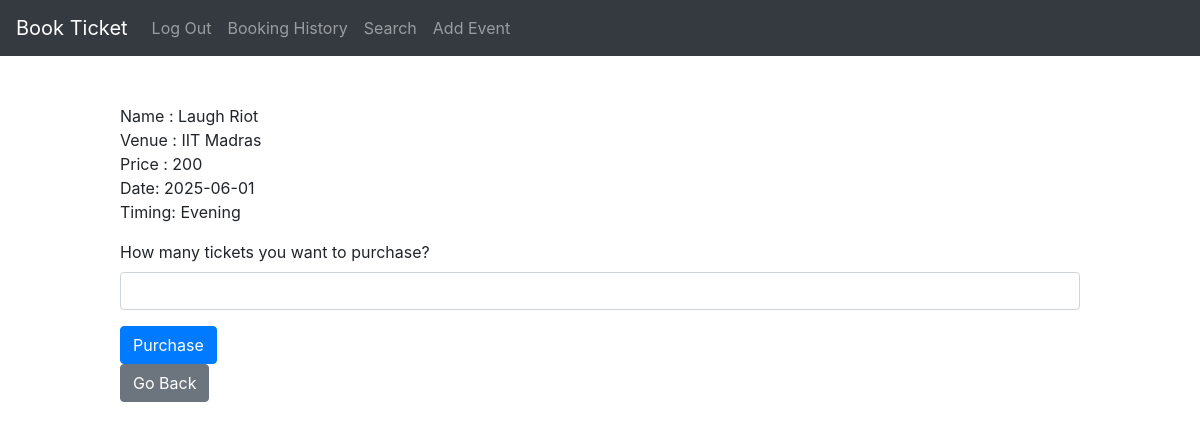
Page /book/1 (signed in) on the committed database.
### app.py (models this page shows)
class Event(db.Model):
    id = db.Column(db.Integer, primary_key=True)
    date = db.Column(db.String(100), nullable=False)
    name = db.Column(db.String(100), nullable=False)
    rating = db.Column(db.Integer, nullable=False)
    tags = db.Column(db.String(20), nullable=False)
    timing = db.Column(db.String(50), nullable=False)
    price = db.Column(db.Integer, default=200)
    venue_id = db.Column(db.Integer, db.ForeignKey('venue.id'), nullable=False)

class Venue(db.Model):
    id = db.Column(db.Integer, primary_key=True)
    name = db.Column(db.String(100), nullable=False)
    place = db.Column(db.String(100), nullable=False)
    capacity = db.Column(db.Integer, nullable=False)
    events = db.relationship('Event', backref='venue',
                             lazy=True, cascade='delete')

### app.py (the view, shortened to what this page needs)
@app.route('/book/<int:id>', methods=['GET', 'POST'])
@login_required
def book(id):
    event = Event.query.get_or_404(id)
    venues = Venue.query.all()
    return render_template('book.html', event=event, venue=venues)

### app.py (called while the page is built)
@login_manager.user_loader
def load_user(id):
    return User.query.get(int(id))

### templates/book.html (shortened to what this page needs)
<!DOCTYPE html>
<html lang="en">
  <head>
    <link
      rel="stylesheet"
      href="https://maxcdn.bootstrapcdn.com/bootstrap/4.5.2/css/bootstrap.min.css"
    />
  </head>
  <body>
    <nav class="navbar navbar-expand-md navbar-dark bg-dark">
      <a class="navbar-brand" href="#">Book Ticket</a>
      <div class="collapse navbar-collapse" id="navbarNav">
        <ul class="navbar-nav">
          <li class="nav-item">
            <a class="nav-link" href="{{ url_for('logout') }}">Log Out</a>
          </li>
          <li class="nav-item">
            <a class="nav-link" href="{{ url_for('history')}}"
              >Booking History</a
            >
          </li>
          <li class="nav-item">
            <a class="nav-link" href="{{ url_for('user')}}">Search</a>
          </li>
          <li class="nav-item">
            <a class="nav-link" href="{{ url_for('add_event_byUser')}}"
              >Add Event</a
            >
          </li>
        </ul>
      </div>
    </nav>
    <br /><br />
    <div class="book">
      <form action="{{url_for('book', id=event.id)}}" method="post">
        <ul class="list-unstyled">
          <li>Name : {{event.name}}</li>
          <li>Venue : {{event.venue.name}}</li>
          <li>Price : {{event.price}}</li>
          <li>Date: {{event.date}}</li>
          <li>Timing: {{event.timing}}</li>
        </ul>
        <div class="form-group">
          <label>How many tickets you want to purchase?</label>
          <input name="quantity" type="number" required class="form-control" />
        </div>
        <button type="submit" class="btn btn-primary">Purchase</button>
      </form>
      <a href="{{url_for('user')}}" class="btn btn-secondary">Go Back</a>
    </div>
  </body>
</html>

### templates/book.html (style rules this page uses)
.book { padding: 0% 10%; }

### rows in the picture
Event: name "Laugh Riot", price "200", date "2025-06-01", timing "Evening"
Venue: venue.name "IIT Madras"
